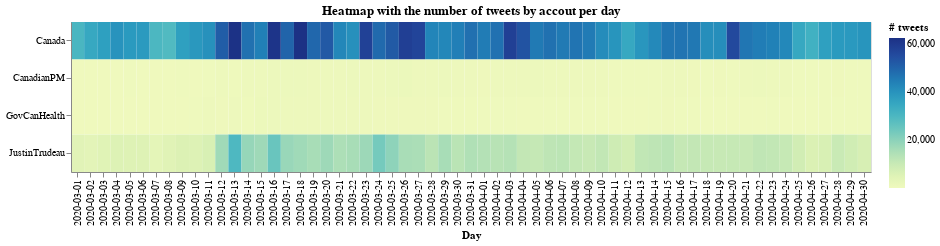

Notebook source saved alongside this figure:
### Markdown cell above
#### Heatmap with number of tweets per day by account

### Code cell
# heatmap with the number of tweets by account, per day
base = alt.Chart(df_aux3).mark_rect().encode(
    x=alt.X('day:O', title="Day"),
    y=alt.Y('account:O', title=""),
    color=alt.Color('tweet:Q', title="# tweets")
).properties(height=150, width=800)

base.properties(title='Heatmap with the number of tweets by accout per day')

### Figure 1 — Vega-Lite specification as saved in the notebook (floating-point values rounded to 4 significant figures; data arrays with more than 128 entries replaced by an {"elided": "..."} marker saying what was removed)
{"$schema": "https://vega.github.io/schema/vega-lite/v4.8.1.json", "config": {"view": {"continuousHeight": 300, "continuousWidth": 400}}, "data": {"name": "data-c0a61b35a2d521f992d96dcefcf48123"}, "datasets": {"data-c0a61b35a2d521f992d96dcefcf48123": {"elided": "244 records"}}, "encoding": {"color": {"field": "tweet", "title": "# tweets", "type": "quantitative"}, "x": {"field": "day", "title": "Day", "type": "ordinal"}, "y": {"field": "account", "title": "", "type": "ordinal"}}, "height": 150, "mark": "rect", "title": "Heatmap with the number of tweets by accout per day", "width": 800}
